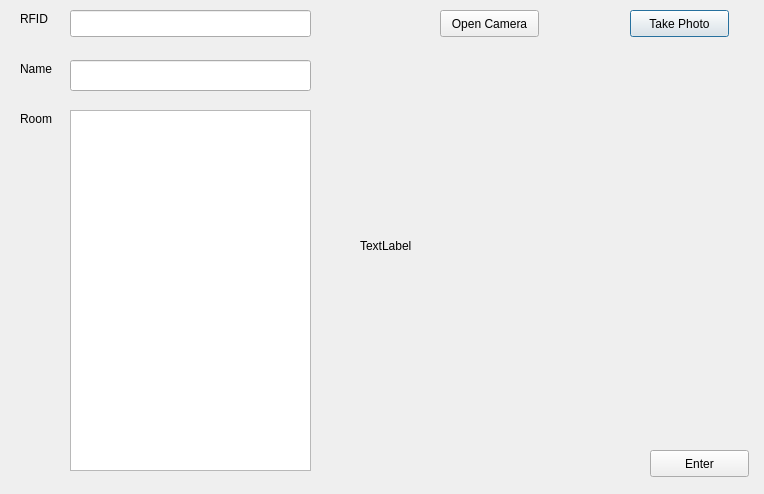
<?xml version="1.0" encoding="UTF-8"?>
<ui version="4.0">
 <class>Dialog</class>
 <widget class="QDialog" name="Dialog">
  <property name="geometry">
   <rect>
    <x>0</x>
    <y>0</y>
    <width>764</width>
    <height>494</height>
   </rect>
  </property>
  <property name="windowTitle">
   <string>Dialog</string>
  </property>
  <widget class="QLabel" name="label">
   <property name="geometry">
    <rect>
     <x>20</x>
     <y>10</y>
     <width>41</width>
     <height>17</height>
    </rect>
   </property>
   <property name="text">
    <string>RFID</string>
   </property>
  </widget>
  <widget class="QLabel" name="label_2">
   <property name="geometry">
    <rect>
     <x>20</x>
     <y>60</y>
     <width>41</width>
     <height>17</height>
    </rect>
   </property>
   <property name="text">
    <string>Name</string>
   </property>
  </widget>
  <widget class="QLabel" name="picture_label">
   <property name="geometry">
    <rect>
     <x>360</x>
     <y>70</y>
     <width>381</width>
     <height>351</height>
    </rect>
   </property>
   <property name="text">
    <string>TextLabel</string>
   </property>
  </widget>
  <widget class="QPushButton" name="takephotoButton">
   <property name="geometry">
    <rect>
     <x>630</x>
     <y>10</y>
     <width>99</width>
     <height>27</height>
    </rect>
   </property>
   <property name="text">
    <string>Take Photo</string>
   </property>
  </widget>
  <widget class="QPushButton" name="enterButton">
   <property name="geometry">
    <rect>
     <x>650</x>
     <y>450</y>
     <width>99</width>
     <height>27</height>
    </rect>
   </property>
   <property name="text">
    <string>Enter</string>
   </property>
  </widget>
  <widget class="QTableView" name="tableView">
   <property name="geometry">
    <rect>
     <x>70</x>
     <y>110</y>
     <width>241</width>
     <height>361</height>
    </rect>
   </property>
  </widget>
  <widget class="QLabel" name="label_3">
   <property name="geometry">
    <rect>
     <x>20</x>
     <y>110</y>
     <width>41</width>
     <height>17</height>
    </rect>
   </property>
   <property name="text">
    <string>Room</string>
   </property>
  </widget>
  <widget class="QPushButton" name="opencameraButton">
   <property name="geometry">
    <rect>
     <x>440</x>
     <y>10</y>
     <width>99</width>
     <height>27</height>
    </rect>
   </property>
   <property name="text">
    <string>Open Camera</string>
   </property>
  </widget>
  <widget class="QLineEdit" name="lineEdit">
   <property name="geometry">
    <rect>
     <x>70</x>
     <y>10</y>
     <width>241</width>
     <height>27</height>
    </rect>
   </property>
  </widget>
  <widget class="QLineEdit" name="lineEdit_2">
   <property name="geometry">
    <rect>
     <x>70</x>
     <y>60</y>
     <width>241</width>
     <height>31</height>
    </rect>
   </property>
  </widget>
 </widget>
 <resources/>
 <connections/>
</ui>
